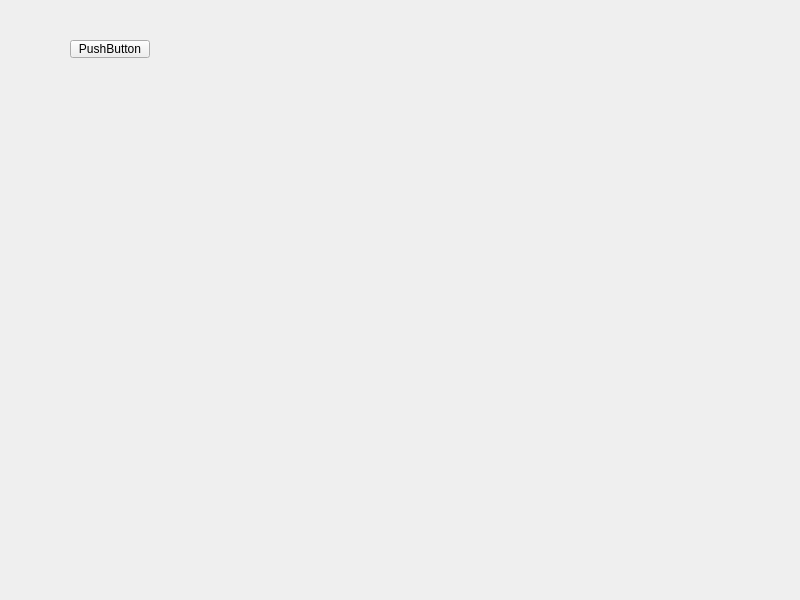
<?xml version="1.0" encoding="UTF-8"?>
<ui version="4.0">
 <class>Widget</class>
 <widget class="QWidget" name="Widget">
  <property name="geometry">
   <rect>
    <x>0</x>
    <y>0</y>
    <width>800</width>
    <height>600</height>
   </rect>
  </property>
  <property name="windowTitle">
   <string>Widget</string>
  </property>
  <widget class="QPushButton" name="pushButton">
   <property name="geometry">
    <rect>
     <x>70</x>
     <y>40</y>
     <width>80</width>
     <height>18</height>
    </rect>
   </property>
   <property name="text">
    <string>PushButton</string>
   </property>
  </widget>
 </widget>
 <resources/>
 <connections/>
</ui>
